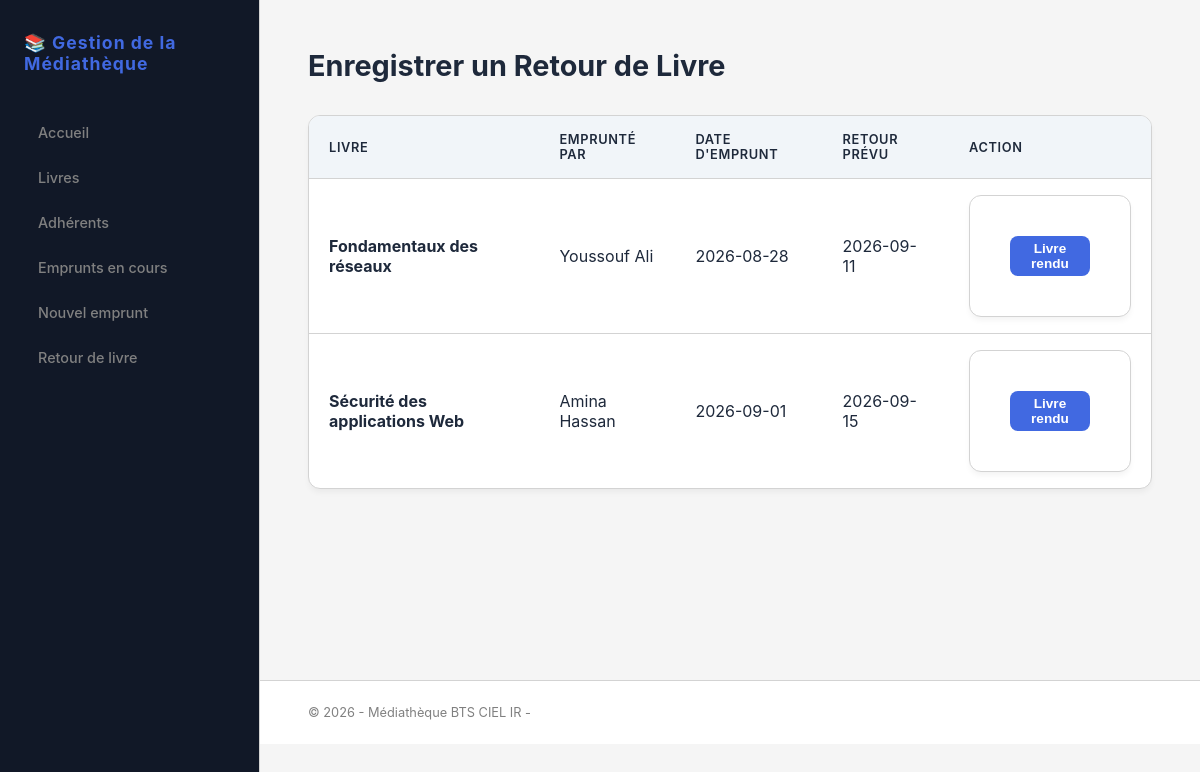
/retour.php, run on the app's committed database.
### tables this page shows
CREATE TABLE `emprunt` (
  `id_emprunt` int(11) NOT NULL,
  `id_adherent` int(11) NOT NULL,
  `id_livre` int(11) NOT NULL,
  `date_emprunt` date NOT NULL,
  `date_retour_prevue` date NOT NULL,
  `date_retour` date DEFAULT NULL
);

CREATE TABLE `livre` (
  `id_livre` int(11) NOT NULL,
  `titre` varchar(200) NOT NULL,
  `isbn` varchar(20) NOT NULL,
  `annee_publication` int(11) DEFAULT NULL,
  `disponible` tinyint(1) NOT NULL DEFAULT 1,
  `id_categorie` int(11) NOT NULL
);

### retour.php (the view, shortened to what this page needs)
<?php
require_once 'config/db.php';
include 'includes/header.php';
$sql = "SELECT e.id_emprunt, e.date_emprunt, e.date_retour_prevue,
               l.id_livre, l.titre,
               CONCAT(a.prenom, ' ', a.nom) AS adherent
        FROM EMPRUNT e
        JOIN LIVRE l ON e.id_livre = l.id_livre
        JOIN ADHERENT a ON e.id_adherent = a.id_adherent
        WHERE e.date_retour IS NULL
        ORDER BY e.date_retour_prevue ASC";
$stmt = $pdo->query($sql);
$empruntsEnCours = $stmt->fetchAll(PDO::FETCH_ASSOC);
?>
<h2>Enregistrer un Retour de Livre</h2>
<table>
    <thead>
        <tr>
            <th>Livre</th>
            <th>Emprunté par</th>
            <th>Date d'emprunt</th>
            <th>Retour prévu</th>
            <th>Action</th>
        </tr>
    </thead>
    <tbody>
        <?php if (count($empruntsEnCours) > 0): ?>
            <?php foreach ($empruntsEnCours as $emp): ?>
                <tr>
                    <td><strong><?= htmlspecialchars($emp['titre']); ?></strong></td>
                    <td><?= htmlspecialchars($emp['adherent']); ?></td>
                    <td><?= htmlspecialchars($emp['date_emprunt']); ?></td>
                    <td><?= htmlspecialchars($emp['date_retour_prevue']); ?></td>
                    <td>
                        <form method="POST" action="retour.php" style="margin: 0;">
                            <button type="submit" class="btn btn-primary" style="padding: 5px 10px; font-size: 0.85rem;">Livre rendu</button>
                        </form>
                    </td>
                </tr>
            <?php endforeach; ?>
        <?php else: ?>
            <tr>
                <td colspan="5" style="text-align: center;">Aucun livre est à rendre pour le moment.</td>
            </tr>
        <?php endif; ?>
    </tbody>
</table>
<?php
include 'includes/footer.php';
?>

### style.css (style rules this page uses)
:root { --bg-app: whitesmoke; --card-bg: white; --sidebar-bg: #111827; --sidebar-hover: #1f2937; --text-main: #1e293b; --text-muted: gray; --text-sidebar: white; --accent: royalblue; --accent-glow: rgba(65, 105, 225, 0.15); --border: lightgray; --danger: crimson; --warning: darkorange; --success: seagreen; }
* { box-sizing: border-box; margin: 0; padding: 0; }
body { font-family: 'Inter', system-ui, sans-serif; background-color: var(--bg-app); color: var(--text-main); display: block; min-height: 100vh; position: relative; }
h2 { color: var(--text-main); margin-bottom: 2rem; font-size: 1.8rem; font-weight: 700; }
table { width: 100%; border-collapse: separate; border-spacing: 0; background-color: var(--card-bg); border-radius: 12px; overflow: hidden; border: 1px solid var(--border); margin-bottom: 30px; box-shadow: 0 4px 6px -1px rgba(0, 0, 0, 0.05); }
th, td { padding: 16px 20px; text-align: left; }
th { background-color: #f1f5f9; color: var(--text-main); font-weight: 600; font-size: 0.8rem; text-transform: uppercase; letter-spacing: 0.05em; border-bottom: 1px solid var(--border); }
tr:not(:last-child) td { border-bottom: 1px solid var(--border); }
form { background: var(--card-bg); padding: 2.5rem; border-radius: 12px; border: 1px solid var(--border); max-width: 600px; box-shadow: 0 4px 6px -1px rgba(0, 0, 0, 0.05); }
.btn { display: inline-block; padding: 10px 18px; border: none; border-radius: 8px; cursor: pointer; font-weight: 600; text-decoration: none; font-size: 0.85rem; transition: opacity 0.2s; }
.btn-primary { background-color: var(--accent); color: white; }

### data on the page
emprunt: id_livre.titre "Fondamentaux des réseaux", adherent "Youssouf Ali", date_emprunt "2026-08-28", date_retour_prevue "2026-09-11"
emprunt: id_livre.titre "Sécurité des applications Web", adherent "Amina Hassan", date_emprunt "2026-09-01", date_retour_prevue "2026-09-15"
